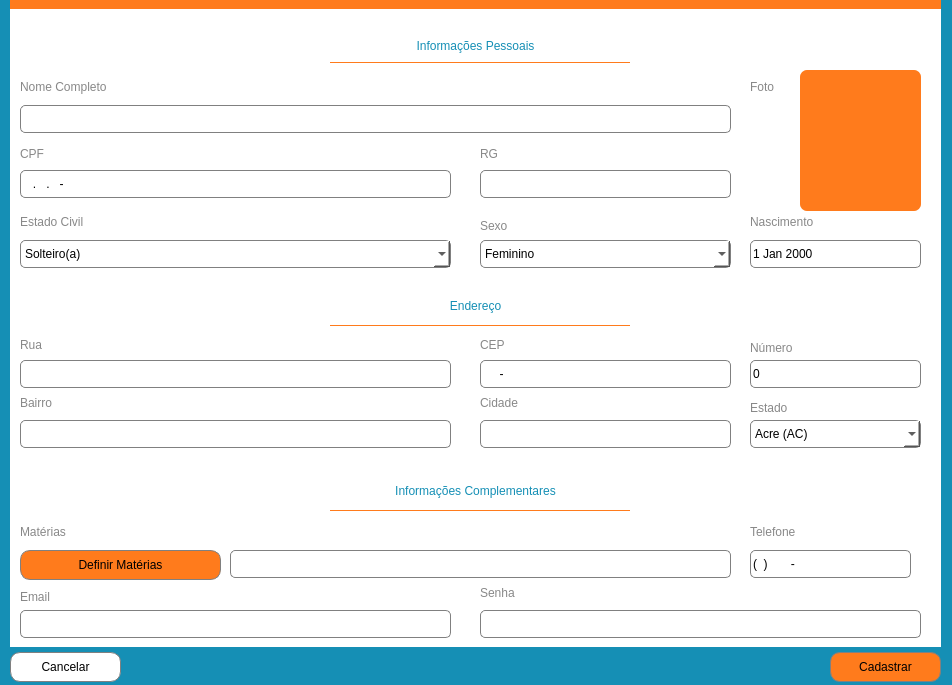
<?xml version="1.0" encoding="UTF-8"?>
<ui version="4.0">
 <class>cadastroProfessor</class>
 <widget class="QMainWindow" name="cadastroProfessor">
  <property name="geometry">
   <rect>
    <x>0</x>
    <y>0</y>
    <width>952</width>
    <height>685</height>
   </rect>
  </property>
  <property name="sizePolicy">
   <sizepolicy hsizetype="Fixed" vsizetype="Fixed">
    <horstretch>0</horstretch>
    <verstretch>0</verstretch>
   </sizepolicy>
  </property>
  <property name="minimumSize">
   <size>
    <width>952</width>
    <height>200</height>
   </size>
  </property>
  <property name="maximumSize">
   <size>
    <width>952</width>
    <height>760</height>
   </size>
  </property>
  <property name="windowTitle">
   <string>Cadastrar Professor</string>
  </property>
  <property name="layoutDirection">
   <enum>Qt::LeftToRight</enum>
  </property>
  <property name="styleSheet">
   <string notr="true">background-color: rgb(21, 143, 181)</string>
  </property>
  <widget class="QWidget" name="centralwidget">
   <property name="sizePolicy">
    <sizepolicy hsizetype="Fixed" vsizetype="Fixed">
     <horstretch>0</horstretch>
     <verstretch>0</verstretch>
    </sizepolicy>
   </property>
   <property name="styleSheet">
    <string notr="true">QWidget{
backgroundcolor: rgb(255,255,255)
}</string>
   </property>
   <widget class="QPushButton" name="btnCadatrar">
    <property name="geometry">
     <rect>
      <x>830</x>
      <y>652</y>
      <width>111</width>
      <height>30</height>
     </rect>
    </property>
    <property name="sizePolicy">
     <sizepolicy hsizetype="Maximum" vsizetype="Expanding">
      <horstretch>0</horstretch>
      <verstretch>0</verstretch>
     </sizepolicy>
    </property>
    <property name="focusPolicy">
     <enum>Qt::StrongFocus</enum>
    </property>
    <property name="layoutDirection">
     <enum>Qt::LeftToRight</enum>
    </property>
    <property name="styleSheet">
     <string notr="true">font: 25 10pt &quot;Malgun Gothic Semilight&quot;;
border: 0.7px solid grey;
border-radius: 10px;
background-color: rgb(255, 123, 28);
box-shadow: 5px -9px 3px #000;
</string>
    </property>
    <property name="text">
     <string>Cadastrar</string>
    </property>
   </widget>
   <widget class="QPushButton" name="btnCancelar">
    <property name="geometry">
     <rect>
      <x>10</x>
      <y>652</y>
      <width>111</width>
      <height>30</height>
     </rect>
    </property>
    <property name="sizePolicy">
     <sizepolicy hsizetype="Maximum" vsizetype="Expanding">
      <horstretch>0</horstretch>
      <verstretch>0</verstretch>
     </sizepolicy>
    </property>
    <property name="focusPolicy">
     <enum>Qt::StrongFocus</enum>
    </property>
    <property name="styleSheet">
     <string notr="true">font: 25 10pt &quot;Malgun Gothic Semilight&quot;;
border: 0.7px solid grey;
border-radius: 10px;
background-color: rgb(255, 255, 255);
box-shadow: 5px -9px 3px #000;</string>
    </property>
    <property name="text">
     <string>Cancelar</string>
    </property>
   </widget>
   <widget class="QFrame" name="framezao">
    <property name="geometry">
     <rect>
      <x>10</x>
      <y>0</y>
      <width>931</width>
      <height>647</height>
     </rect>
    </property>
    <property name="sizePolicy">
     <sizepolicy hsizetype="Expanding" vsizetype="Expanding">
      <horstretch>0</horstretch>
      <verstretch>0</verstretch>
     </sizepolicy>
    </property>
    <property name="styleSheet">
     <string notr="true">QFrame{
background-color: rgb(255, 255, 255);
border-radius: 7px;
}</string>
    </property>
    <property name="frameShape">
     <enum>QFrame::StyledPanel</enum>
    </property>
    <property name="frameShadow">
     <enum>QFrame::Raised</enum>
    </property>
    <widget class="QFrame" name="framePessoais">
     <property name="geometry">
      <rect>
       <x>0</x>
       <y>30</y>
       <width>931</width>
       <height>251</height>
      </rect>
     </property>
     <property name="sizePolicy">
      <sizepolicy hsizetype="Expanding" vsizetype="Expanding">
       <horstretch>0</horstretch>
       <verstretch>0</verstretch>
      </sizepolicy>
     </property>
     <property name="styleSheet">
      <string notr="true">background-color: rgb(255, 255, 255)</string>
     </property>
     <property name="frameShape">
      <enum>QFrame::StyledPanel</enum>
     </property>
     <property name="frameShadow">
      <enum>QFrame::Raised</enum>
     </property>
     <widget class="QLabel" name="lblPessoais">
      <property name="geometry">
       <rect>
        <x>0</x>
        <y>-4</y>
        <width>931</width>
        <height>39</height>
       </rect>
      </property>
      <property name="styleSheet">
       <string notr="true">font: 25 12pt &quot;Malgun Gothic Semilight&quot;;
color: rgb(21, 143, 181);</string>
      </property>
      <property name="text">
       <string>Informações Pessoais</string>
      </property>
      <property name="alignment">
       <set>Qt::AlignCenter</set>
      </property>
     </widget>
     <widget class="QLabel" name="label_3">
      <property name="geometry">
       <rect>
        <x>10</x>
        <y>45</y>
        <width>181</width>
        <height>23</height>
       </rect>
      </property>
      <property name="styleSheet">
       <string notr="true">font: 75 10pt &quot;Malgun Gothic&quot;;
color: rgb(136, 136, 136)</string>
      </property>
      <property name="text">
       <string>Nome Completo</string>
      </property>
     </widget>
     <widget class="QLabel" name="label_4">
      <property name="geometry">
       <rect>
        <x>10</x>
        <y>112</y>
        <width>55</width>
        <height>23</height>
       </rect>
      </property>
      <property name="styleSheet">
       <string notr="true">color: rgb(136, 136, 136);
font: 75 10pt &quot;Malgun Gothic&quot;;</string>
      </property>
      <property name="text">
       <string>CPF</string>
      </property>
     </widget>
     <widget class="QLabel" name="label_5">
      <property name="geometry">
       <rect>
        <x>10</x>
        <y>180</y>
        <width>111</width>
        <height>23</height>
       </rect>
      </property>
      <property name="styleSheet">
       <string notr="true">color: rgb(136, 136, 136);
font: 75 10pt &quot;Malgun Gothic&quot;;</string>
      </property>
      <property name="text">
       <string>Estado Civil</string>
      </property>
     </widget>
     <widget class="QLabel" name="label_6">
      <property name="geometry">
       <rect>
        <x>740</x>
        <y>180</y>
        <width>121</width>
        <height>23</height>
       </rect>
      </property>
      <property name="styleSheet">
       <string notr="true">color: rgb(136, 136, 136);
font: 75 10pt &quot;Malgun Gothic&quot;;</string>
      </property>
      <property name="text">
       <string>Nascimento</string>
      </property>
     </widget>
     <widget class="QLabel" name="label_8">
      <property name="geometry">
       <rect>
        <x>470</x>
        <y>112</y>
        <width>55</width>
        <height>23</height>
       </rect>
      </property>
      <property name="styleSheet">
       <string notr="true">color: rgb(136, 136, 136);
font: 75 10pt &quot;Malgun Gothic&quot;;</string>
      </property>
      <property name="text">
       <string>RG</string>
      </property>
      <property name="textFormat">
       <enum>Qt::PlainText</enum>
      </property>
     </widget>
     <widget class="QComboBox" name="cbEstadoCivil">
      <property name="geometry">
       <rect>
        <x>10</x>
        <y>210</y>
        <width>431</width>
        <height>28</height>
       </rect>
      </property>
      <property name="styleSheet">
       <string notr="true">border: 1px solid grey;
border-radius: 5px;
font: 9pt &quot;Leelawadee UI Semilight&quot;;
background-color: rgb(255, 255, 255);</string>
      </property>
      <property name="currentIndex">
       <number>0</number>
      </property>
      <property name="maxVisibleItems">
       <number>5</number>
      </property>
      <item>
       <property name="text">
        <string>Solteiro(a)</string>
       </property>
      </item>
      <item>
       <property name="text">
        <string>Casado(a)</string>
       </property>
      </item>
      <item>
       <property name="text">
        <string>Separado(a)</string>
       </property>
      </item>
      <item>
       <property name="text">
        <string>Divorciado(a)</string>
       </property>
      </item>
      <item>
       <property name="text">
        <string>Viúvo(a)</string>
       </property>
      </item>
     </widget>
     <widget class="QDateEdit" name="dateNascimento">
      <property name="geometry">
       <rect>
        <x>740</x>
        <y>210</y>
        <width>171</width>
        <height>28</height>
       </rect>
      </property>
      <property name="styleSheet">
       <string notr="true">border: 1px solid grey;
border-radius: 5px;
font: 9pt &quot;Leelawadee UI Semilight&quot;;
background-color: rgb(255, 255, 255);</string>
      </property>
      <property name="buttonSymbols">
       <enum>QAbstractSpinBox::NoButtons</enum>
      </property>
      <property name="maximumDate">
       <date>
        <year>3000</year>
        <month>12</month>
        <day>31</day>
       </date>
      </property>
      <property name="minimumDate">
       <date>
        <year>1900</year>
        <month>9</month>
        <day>14</day>
       </date>
      </property>
     </widget>
     <widget class="QLabel" name="label_10">
      <property name="geometry">
       <rect>
        <x>470</x>
        <y>180</y>
        <width>55</width>
        <height>31</height>
       </rect>
      </property>
      <property name="styleSheet">
       <string notr="true">color: rgb(136, 136, 136);
font: 75 10pt &quot;Malgun Gothic&quot;;</string>
      </property>
      <property name="text">
       <string>Sexo</string>
      </property>
     </widget>
     <widget class="QComboBox" name="cbSexo">
      <property name="geometry">
       <rect>
        <x>470</x>
        <y>210</y>
        <width>251</width>
        <height>28</height>
       </rect>
      </property>
      <property name="styleSheet">
       <string notr="true">border: 1px solid grey;
border-radius: 5px;
font: 9pt &quot;Leelawadee UI Semilight&quot;;
background-color: rgb(255, 255, 255);</string>
      </property>
      <item>
       <property name="text">
        <string>Feminino</string>
       </property>
      </item>
      <item>
       <property name="text">
        <string>Masculino</string>
       </property>
      </item>
      <item>
       <property name="text">
        <string>Outro</string>
       </property>
      </item>
     </widget>
     <widget class="Line" name="line_3">
      <property name="geometry">
       <rect>
        <x>320</x>
        <y>32</y>
        <width>300</width>
        <height>1</height>
       </rect>
      </property>
      <property name="styleSheet">
       <string notr="true">background-color: rgb(255, 123, 28);</string>
      </property>
      <property name="orientation">
       <enum>Qt::Horizontal</enum>
      </property>
     </widget>
     <widget class="QLabel" name="label_21">
      <property name="geometry">
       <rect>
        <x>740</x>
        <y>45</y>
        <width>40</width>
        <height>23</height>
       </rect>
      </property>
      <property name="styleSheet">
       <string notr="true">color: rgb(136, 136, 136);
font: 75 10pt &quot;Malgun Gothic&quot;;</string>
      </property>
      <property name="text">
       <string>Foto</string>
      </property>
     </widget>
     <widget class="QLineEdit" name="lineNome">
      <property name="geometry">
       <rect>
        <x>10</x>
        <y>75</y>
        <width>711</width>
        <height>28</height>
       </rect>
      </property>
      <property name="styleSheet">
       <string notr="true">border: 1px solid grey;
border-radius: 5px;
font: 9pt &quot;Leelawadee UI Semilight&quot;;
background-color: rgb(255, 255, 255);</string>
      </property>
     </widget>
     <widget class="QLineEdit" name="lineCpf">
      <property name="geometry">
       <rect>
        <x>10</x>
        <y>140</y>
        <width>431</width>
        <height>28</height>
       </rect>
      </property>
      <property name="styleSheet">
       <string notr="true">border: 1px solid grey;
border-radius: 5px;
font: 9pt &quot;Leelawadee UI Semilight&quot;;
background-color: rgb(255, 255, 255);</string>
      </property>
      <property name="inputMask">
       <string>000.000.000-00</string>
      </property>
     </widget>
     <widget class="QLineEdit" name="lineRg">
      <property name="geometry">
       <rect>
        <x>470</x>
        <y>140</y>
        <width>251</width>
        <height>28</height>
       </rect>
      </property>
      <property name="styleSheet">
       <string notr="true">border: 1px solid grey;
border-radius: 5px;
font: 9pt &quot;Leelawadee UI Semilight&quot;;
background-color: rgb(255, 255, 255);</string>
      </property>
     </widget>
     <widget class="QLabel" name="lblFoto">
      <property name="geometry">
       <rect>
        <x>790</x>
        <y>40</y>
        <width>121</width>
        <height>141</height>
       </rect>
      </property>
      <property name="styleSheet">
       <string notr="true">background-color: rgb(255, 123, 28);
</string>
      </property>
      <property name="text">
       <string/>
      </property>
      <property name="pixmap">
       <pixmap>icons/perfil.png</pixmap>
      </property>
     </widget>
    </widget>
    <widget class="QFrame" name="frameEndereco">
     <property name="geometry">
      <rect>
       <x>0</x>
       <y>290</y>
       <width>931</width>
       <height>171</height>
      </rect>
     </property>
     <property name="sizePolicy">
      <sizepolicy hsizetype="Expanding" vsizetype="Expanding">
       <horstretch>0</horstretch>
       <verstretch>0</verstretch>
      </sizepolicy>
     </property>
     <property name="layoutDirection">
      <enum>Qt::LeftToRight</enum>
     </property>
     <property name="styleSheet">
      <string notr="true">background-color: rgb(255, 255, 255)</string>
     </property>
     <property name="frameShape">
      <enum>QFrame::StyledPanel</enum>
     </property>
     <property name="frameShadow">
      <enum>QFrame::Raised</enum>
     </property>
     <widget class="QLabel" name="label">
      <property name="geometry">
       <rect>
        <x>0</x>
        <y>0</y>
        <width>931</width>
        <height>31</height>
       </rect>
      </property>
      <property name="styleSheet">
       <string notr="true">font: 25 12pt &quot;Malgun Gothic Semilight&quot;;
color: rgb(21, 143, 181);</string>
      </property>
      <property name="text">
       <string>Endereço</string>
      </property>
      <property name="alignment">
       <set>Qt::AlignCenter</set>
      </property>
     </widget>
     <widget class="QLabel" name="label_11">
      <property name="geometry">
       <rect>
        <x>10</x>
        <y>47</y>
        <width>55</width>
        <height>16</height>
       </rect>
      </property>
      <property name="styleSheet">
       <string notr="true">font: 25 10pt &quot;Malgun Gothic Semilight&quot;;
color: rgb(136, 136, 136)</string>
      </property>
      <property name="text">
       <string>Rua</string>
      </property>
     </widget>
     <widget class="QLabel" name="label_12">
      <property name="geometry">
       <rect>
        <x>740</x>
        <y>50</y>
        <width>71</width>
        <height>16</height>
       </rect>
      </property>
      <property name="styleSheet">
       <string notr="true">font: 25 10pt &quot;Malgun Gothic Semilight&quot;;
color: rgb(136, 136, 136)</string>
      </property>
      <property name="text">
       <string>Número</string>
      </property>
     </widget>
     <widget class="QLabel" name="label_13">
      <property name="geometry">
       <rect>
        <x>10</x>
        <y>105</y>
        <width>55</width>
        <height>16</height>
       </rect>
      </property>
      <property name="styleSheet">
       <string notr="true">font: 25 10pt &quot;Malgun Gothic Semilight&quot;;
color: rgb(136, 136, 136)</string>
      </property>
      <property name="text">
       <string>Bairro</string>
      </property>
     </widget>
     <widget class="QLabel" name="label_14">
      <property name="geometry">
       <rect>
        <x>470</x>
        <y>47</y>
        <width>55</width>
        <height>16</height>
       </rect>
      </property>
      <property name="styleSheet">
       <string notr="true">font: 25 10pt &quot;Malgun Gothic Semilight&quot;;
color: rgb(136, 136, 136)</string>
      </property>
      <property name="text">
       <string>CEP</string>
      </property>
     </widget>
     <widget class="QLabel" name="label_15">
      <property name="geometry">
       <rect>
        <x>470</x>
        <y>105</y>
        <width>55</width>
        <height>16</height>
       </rect>
      </property>
      <property name="styleSheet">
       <string notr="true">font: 25 10pt &quot;Malgun Gothic Semilight&quot;;
color: rgb(136, 136, 136)</string>
      </property>
      <property name="text">
       <string>Cidade</string>
      </property>
     </widget>
     <widget class="QLabel" name="label_16">
      <property name="geometry">
       <rect>
        <x>740</x>
        <y>110</y>
        <width>55</width>
        <height>16</height>
       </rect>
      </property>
      <property name="styleSheet">
       <string notr="true">font: 25 10pt &quot;Malgun Gothic Semilight&quot;;
color: rgb(136, 136, 136)</string>
      </property>
      <property name="text">
       <string>Estado</string>
      </property>
     </widget>
     <widget class="QLineEdit" name="lineRua">
      <property name="geometry">
       <rect>
        <x>10</x>
        <y>70</y>
        <width>431</width>
        <height>28</height>
       </rect>
      </property>
      <property name="styleSheet">
       <string notr="true">border: 1px solid grey;
border-radius: 5px;
font: 9pt &quot;Leelawadee UI Semilight&quot;;
background-color: rgb(255, 255, 255);</string>
      </property>
     </widget>
     <widget class="QSpinBox" name="spinNumero">
      <property name="geometry">
       <rect>
        <x>740</x>
        <y>70</y>
        <width>171</width>
        <height>28</height>
       </rect>
      </property>
      <property name="styleSheet">
       <string notr="true">border: 1px solid grey;
border-radius: 5px;
font: 9pt &quot;Leelawadee UI Semilight&quot;;
background-color: rgb(255, 255, 255);</string>
      </property>
      <property name="buttonSymbols">
       <enum>QAbstractSpinBox::NoButtons</enum>
      </property>
      <property name="maximum">
       <number>5000</number>
      </property>
     </widget>
     <widget class="QComboBox" name="cbEstado">
      <property name="geometry">
       <rect>
        <x>740</x>
        <y>130</y>
        <width>171</width>
        <height>28</height>
       </rect>
      </property>
      <property name="styleSheet">
       <string notr="true">border: 1px solid grey;
border-radius: 5px;
font: 9pt &quot;Leelawadee UI Semilight&quot;;
background-color: rgb(255, 255, 255);</string>
      </property>
      <item>
       <property name="text">
        <string>Acre (AC)</string>
       </property>
      </item>
      <item>
       <property name="text">
        <string>Alagoas (AL)</string>
       </property>
      </item>
      <item>
       <property name="text">
        <string>Amapá (AP)</string>
       </property>
      </item>
      <item>
       <property name="text">
        <string>Amazonas (AM)</string>
       </property>
      </item>
      <item>
       <property name="text">
        <string>Bahia (BA)</string>
       </property>
      </item>
      <item>
       <property name="text">
        <string>Ceará (CE)</string>
       </property>
      </item>
      <item>
       <property name="text">
        <string>Distrito Federal (DF)</string>
       </property>
      </item>
      <item>
       <property name="text">
        <string>Espírito Santos (ES)</string>
       </property>
      </item>
      <item>
       <property name="text">
        <string>Goiás (GO)</string>
       </property>
      </item>
      <item>
       <property name="text">
        <string>Maranhão (MA)</string>
       </property>
      </item>
      <item>
       <property name="text">
        <string>Mato Grosso (MT)</string>
       </property>
      </item>
      <item>
       <property name="text">
        <string>Mato Grosso do Sul (MS)</string>
       </property>
      </item>
      <item>
       <property name="text">
        <string>Minas Gerais (MG)</string>
       </property>
      </item>
      <item>
       <property name="text">
        <string>Pará (PA)</string>
       </property>
      </item>
      <item>
       <property name="text">
        <string>Paraíba (PB)</string>
       </property>
      </item>
      <item>
       <property name="text">
        <string>Paraná (PR)</string>
       </property>
      </item>
      <item>
       <property name="text">
        <string>Pernambuco (PR)</string>
       </property>
      </item>
      <item>
       <property name="text">
        <string>Piauí (PI)</string>
       </property>
      </item>
      <item>
       <property name="text">
        <string>Rio de Janeiro (RJ)</string>
       </property>
      </item>
      <item>
       <property name="text">
        <string>Rio Grande do Norte (RN)</string>
       </property>
      </item>
      <item>
       <property name="text">
        <string>Rondônia (RO)</string>
       </property>
      </item>
      <item>
       <property name="text">
        <string>Roraima (RR)</string>
       </property>
      </item>
      <item>
       <property name="text">
        <string>Santa Catarina (SC)</string>
       </property>
      </item>
      <item>
       <property name="text">
        <string>São Paulo (SP)</string>
       </property>
      </item>
      <item>
       <property name="text">
        <string>Sergipe (SE)</string>
       </property>
      </item>
      <item>
       <property name="text">
        <string>Tocantins (TO)</string>
       </property>
      </item>
     </widget>
     <widget class="Line" name="line_2">
      <property name="geometry">
       <rect>
        <x>320</x>
        <y>35</y>
        <width>300</width>
        <height>1</height>
       </rect>
      </property>
      <property name="styleSheet">
       <string notr="true">background-color: rgb(255, 123, 28);</string>
      </property>
      <property name="orientation">
       <enum>Qt::Horizontal</enum>
      </property>
     </widget>
     <widget class="QLineEdit" name="lineBairro">
      <property name="geometry">
       <rect>
        <x>10</x>
        <y>130</y>
        <width>431</width>
        <height>28</height>
       </rect>
      </property>
      <property name="styleSheet">
       <string notr="true">border: 1px solid grey;
border-radius: 5px;
font: 9pt &quot;Leelawadee UI Semilight&quot;;
background-color: rgb(255, 255, 255);</string>
      </property>
     </widget>
     <widget class="QLineEdit" name="lineCep">
      <property name="geometry">
       <rect>
        <x>470</x>
        <y>70</y>
        <width>251</width>
        <height>28</height>
       </rect>
      </property>
      <property name="styleSheet">
       <string notr="true">border: 1px solid grey;
border-radius: 5px;
font: 9pt &quot;Leelawadee UI Semilight&quot;;
background-color: rgb(255, 255, 255);</string>
      </property>
      <property name="inputMask">
       <string>00000-000</string>
      </property>
     </widget>
     <widget class="QLineEdit" name="lineCidade">
      <property name="geometry">
       <rect>
        <x>470</x>
        <y>130</y>
        <width>251</width>
        <height>28</height>
       </rect>
      </property>
      <property name="styleSheet">
       <string notr="true">border: 1px solid grey;
border-radius: 5px;
font: 9pt &quot;Leelawadee UI Semilight&quot;;
background-color: rgb(255, 255, 255);</string>
      </property>
     </widget>
     <zorder>label_11</zorder>
     <zorder>label_12</zorder>
     <zorder>label_13</zorder>
     <zorder>label_14</zorder>
     <zorder>label_15</zorder>
     <zorder>label_16</zorder>
     <zorder>lineRua</zorder>
     <zorder>spinNumero</zorder>
     <zorder>cbEstado</zorder>
     <zorder>label</zorder>
     <zorder>line_2</zorder>
     <zorder>lineBairro</zorder>
     <zorder>lineCep</zorder>
     <zorder>lineCidade</zorder>
    </widget>
    <widget class="QFrame" name="frameComplementares">
     <property name="geometry">
      <rect>
       <x>0</x>
       <y>460</y>
       <width>931</width>
       <height>201</height>
      </rect>
     </property>
     <property name="sizePolicy">
      <sizepolicy hsizetype="Expanding" vsizetype="Expanding">
       <horstretch>0</horstretch>
       <verstretch>0</verstretch>
      </sizepolicy>
     </property>
     <property name="styleSheet">
      <string notr="true">QFrame{
background-color: rgb(255, 255, 255)
}</string>
     </property>
     <property name="frameShape">
      <enum>QFrame::StyledPanel</enum>
     </property>
     <property name="frameShadow">
      <enum>QFrame::Raised</enum>
     </property>
     <widget class="QLabel" name="lblInfoComplementares">
      <property name="geometry">
       <rect>
        <x>0</x>
        <y>10</y>
        <width>931</width>
        <height>41</height>
       </rect>
      </property>
      <property name="styleSheet">
       <string notr="true">font: 25 12pt &quot;Malgun Gothic Semilight&quot;;
color: rgb(21, 143, 181);</string>
      </property>
      <property name="text">
       <string>Informações Complementares</string>
      </property>
      <property name="alignment">
       <set>Qt::AlignCenter</set>
      </property>
     </widget>
     <widget class="QLabel" name="label_17">
      <property name="geometry">
       <rect>
        <x>10</x>
        <y>60</y>
        <width>55</width>
        <height>23</height>
       </rect>
      </property>
      <property name="styleSheet">
       <string notr="true">font: 25 10pt &quot;Malgun Gothic Semilight&quot;;
color: rgb(136, 136, 136)</string>
      </property>
      <property name="text">
       <string>Matérias</string>
      </property>
     </widget>
     <widget class="QLabel" name="label_18">
      <property name="geometry">
       <rect>
        <x>470</x>
        <y>125</y>
        <width>55</width>
        <height>16</height>
       </rect>
      </property>
      <property name="styleSheet">
       <string notr="true">font: 25 10pt &quot;Malgun Gothic Semilight&quot;;
color: rgb(136, 136, 136)</string>
      </property>
      <property name="text">
       <string>Senha</string>
      </property>
     </widget>
     <widget class="QLabel" name="label_20">
      <property name="geometry">
       <rect>
        <x>10</x>
        <y>125</y>
        <width>55</width>
        <height>23</height>
       </rect>
      </property>
      <property name="styleSheet">
       <string notr="true">font: 25 10pt &quot;Malgun Gothic Semilight&quot;;
color: rgb(136, 136, 136)</string>
      </property>
      <property name="text">
       <string>Email</string>
      </property>
     </widget>
     <widget class="QLineEdit" name="lineSenha">
      <property name="geometry">
       <rect>
        <x>470</x>
        <y>150</y>
        <width>441</width>
        <height>28</height>
       </rect>
      </property>
      <property name="styleSheet">
       <string notr="true">border: 1px solid grey;
border-radius: 5px;
font: 9pt &quot;Leelawadee UI Semilight&quot;;
background-color: rgb(255, 255, 255);</string>
      </property>
      <property name="echoMode">
       <enum>QLineEdit::Password</enum>
      </property>
     </widget>
     <widget class="Line" name="line">
      <property name="geometry">
       <rect>
        <x>320</x>
        <y>50</y>
        <width>300</width>
        <height>1</height>
       </rect>
      </property>
      <property name="styleSheet">
       <string notr="true">background-color: rgb(255, 123, 28);</string>
      </property>
      <property name="orientation">
       <enum>Qt::Horizontal</enum>
      </property>
     </widget>
     <widget class="QLabel" name="label_9">
      <property name="geometry">
       <rect>
        <x>740</x>
        <y>60</y>
        <width>91</width>
        <height>23</height>
       </rect>
      </property>
      <property name="styleSheet">
       <string notr="true">color: rgb(136, 136, 136);
font: 75 10pt &quot;Malgun Gothic&quot;;</string>
      </property>
      <property name="text">
       <string>Telefone</string>
      </property>
     </widget>
     <widget class="QLineEdit" name="lineEmail">
      <property name="geometry">
       <rect>
        <x>10</x>
        <y>150</y>
        <width>431</width>
        <height>28</height>
       </rect>
      </property>
      <property name="styleSheet">
       <string notr="true">border: 1px solid grey;
border-radius: 5px;
font: 9pt &quot;Leelawadee UI Semilight&quot;;
background-color: rgb(255, 255, 255);</string>
      </property>
     </widget>
     <widget class="QLineEdit" name="lineTelefone">
      <property name="geometry">
       <rect>
        <x>740</x>
        <y>90</y>
        <width>161</width>
        <height>28</height>
       </rect>
      </property>
      <property name="styleSheet">
       <string notr="true">border: 1px solid grey;
border-radius: 5px;
font: 9pt &quot;Leelawadee UI Semilight&quot;;
background-color: rgb(255, 255, 255);</string>
      </property>
      <property name="inputMethodHints">
       <set>Qt::ImhNone</set>
      </property>
      <property name="inputMask">
       <string>(00) 0 0000-0000</string>
      </property>
     </widget>
     <widget class="QPushButton" name="btnMaterias">
      <property name="geometry">
       <rect>
        <x>10</x>
        <y>90</y>
        <width>201</width>
        <height>30</height>
       </rect>
      </property>
      <property name="sizePolicy">
       <sizepolicy hsizetype="Maximum" vsizetype="Expanding">
        <horstretch>0</horstretch>
        <verstretch>0</verstretch>
       </sizepolicy>
      </property>
      <property name="focusPolicy">
       <enum>Qt::StrongFocus</enum>
      </property>
      <property name="layoutDirection">
       <enum>Qt::LeftToRight</enum>
      </property>
      <property name="styleSheet">
       <string notr="true">font: 25 10pt &quot;Malgun Gothic Semilight&quot;;
border: 0.7px solid grey;
border-radius: 10px;
background-color: rgb(255, 123, 28);
box-shadow: 5px -9px 3px #000;
</string>
      </property>
      <property name="text">
       <string>Definir Matérias</string>
      </property>
     </widget>
     <widget class="QLineEdit" name="lineMaterias">
      <property name="geometry">
       <rect>
        <x>220</x>
        <y>90</y>
        <width>501</width>
        <height>28</height>
       </rect>
      </property>
      <property name="styleSheet">
       <string notr="true">border: 1px solid grey;
border-radius: 5px;
font: 9pt &quot;Leelawadee UI Semilight&quot;;
background-color: rgb(255, 255, 255);</string>
      </property>
     </widget>
    </widget>
    <widget class="QFrame" name="frameLaranja">
     <property name="geometry">
      <rect>
       <x>0</x>
       <y>0</y>
       <width>931</width>
       <height>9</height>
      </rect>
     </property>
     <property name="styleSheet">
      <string notr="true">background-color: rgb(255, 123, 28);
border-radius: 0.2px;
</string>
     </property>
     <property name="frameShape">
      <enum>QFrame::StyledPanel</enum>
     </property>
     <property name="frameShadow">
      <enum>QFrame::Raised</enum>
     </property>
    </widget>
    <zorder>frameLaranja</zorder>
    <zorder>framePessoais</zorder>
    <zorder>frameEndereco</zorder>
    <zorder>frameComplementares</zorder>
   </widget>
   <zorder>framezao</zorder>
   <zorder>btnCadatrar</zorder>
   <zorder>btnCancelar</zorder>
  </widget>
 </widget>
 <resources/>
 <connections/>
</ui>
